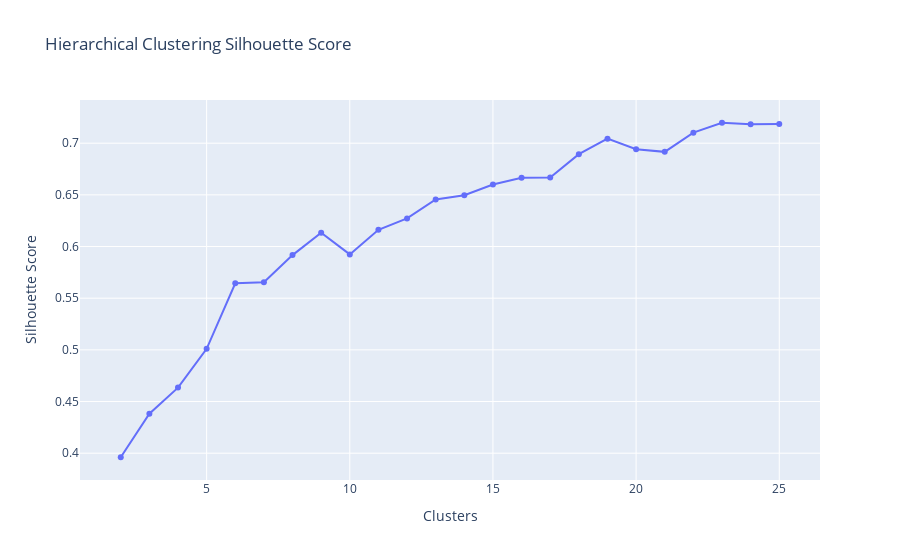

The notebook cell saved with this chart:
### Code cell
fig = px.line(x = clusters, y = hc_list, markers=True, title = 'Hierarchical Clustering Silhouette Score')
fig.update_layout(yaxis_title = 'Silhouette Score', xaxis_title = 'Clusters')
fig.show()

### Figure 1 — Plotly figure (JSON) as saved in the notebook; plotly's stock layout.template omitted (floating-point values rounded to 4 significant figures)
{"data": [{"hovertemplate": "x=%{x}<br>y=%{y}<extra></extra>", "legendgroup": "", "line": {"color": "#636efa", "dash": "solid"}, "marker": {"symbol": "circle"}, "mode": "lines+markers", "name": "", "orientation": "v", "showlegend": false, "type": "scatter", "x": [2, 3, 4, 5, 6, 7, 8, 9, 10, 11, 12, 13, 14, 15, 16, 17, 18, 19, 20, 21, 22, 23, 24, 25], "xaxis": "x", "y": [0.3961, 0.4382, 0.4635, 0.501, 0.5644, 0.5654, 0.5917, 0.6133, 0.5924, 0.6162, 0.6272, 0.6456, 0.6496, 0.66, 0.6666, 0.6668, 0.6894, 0.7044, 0.6941, 0.6916, 0.7102, 0.7198, 0.7183, 0.7186], "yaxis": "y"}], "layout": {"autosize": true, "legend": {"tracegroupgap": 0}, "title": {"text": "Hierarchical Clustering Silhouette Score"}, "xaxis": {"anchor": "y", "autorange": true, "domain": [0, 1], "range": [0.6405, 26.36], "title": {"text": "Clusters"}, "type": "linear"}, "yaxis": {"anchor": "x", "autorange": true, "domain": [0, 1], "range": [0.3694, 0.7465], "title": {"text": "Silhouette Score"}, "type": "linear"}}}
